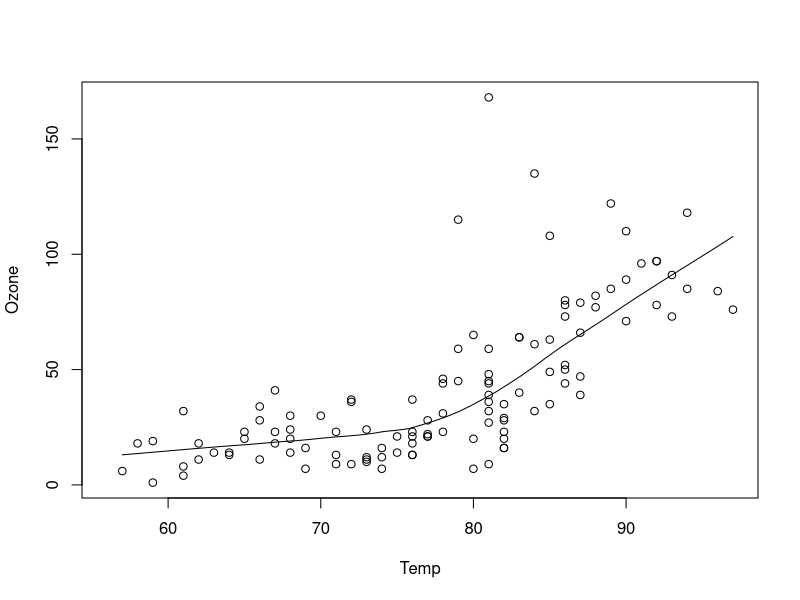
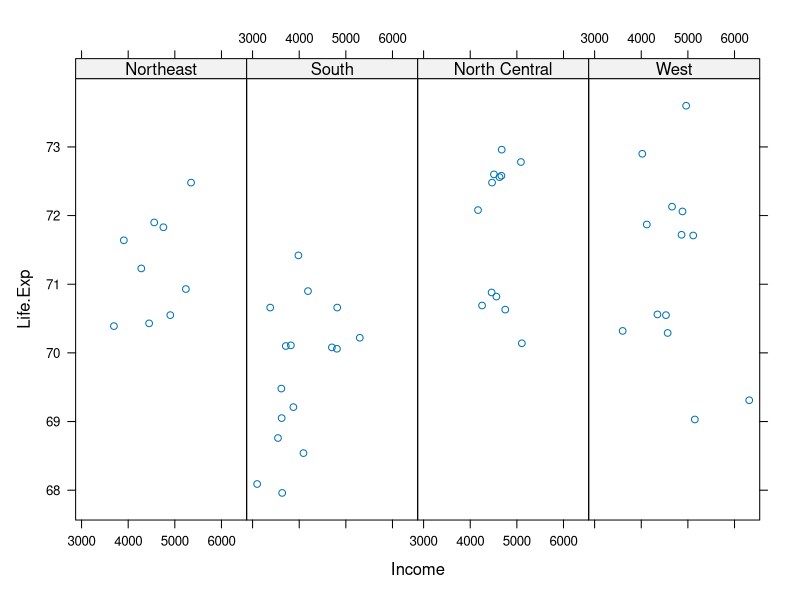
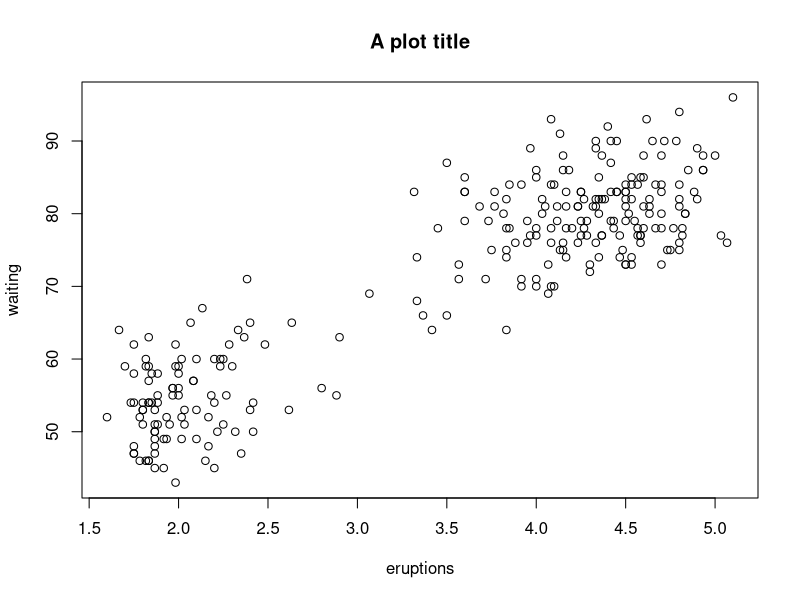
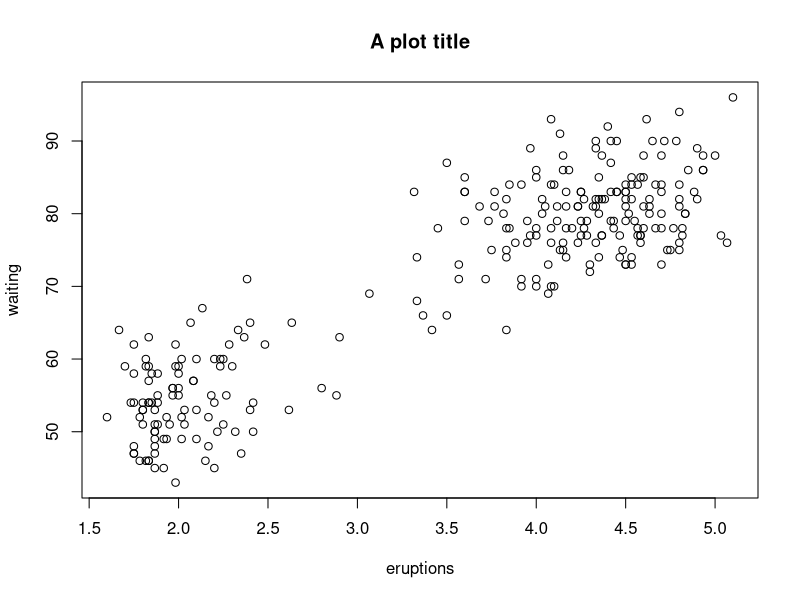

Write R code to recreate these figures, in order.
## ---- chunk 1
knitr::opts_chunk$set(echo = TRUE)
## ---- chunk 2
# Base plotting system
## Try a scatterplot to see the trend with airquality dataset
data(airquality)
with(airquality, {
         plot(Temp, Ozone)
         lines(loess.smooth(Temp, Ozone)) })

## ---- chunk 3
# Lattice System
## Load the library
library(lattice)

# Try a lattice plot with the relationship between life expectancy and income
state <- data.frame(state.x77, region = state.region)
xyplot(Life.Exp ~ Income | region, data = state, layout = c(4, 1))

## ---- chunk 4
# Create a plot
## Make plot appear on screen device
with(faithful, plot(eruptions, waiting)) 

## Name a title
title(main = "A plot title")  

## ---- chunk 5
# Copy plots
## Load the library
library(datasets)

## Create a plot
with(faithful, plot(eruptions, waiting)) 
title(main = "A plot title")  

## Copy the plot to a PNG file
dev.copy(png, file = "testing.png")  

## Close the PNG
dev.off()


## ---- chunk 6
# Data Sampling
## Create a clean sample
sample(1:500, 10)

## seed value
set.seed(211)

## extract rows from a mtcars dataset
set.seed(123)
index<-sample(1:nrow(mtcars), 5)
mtcars[index,]

### Class practice
library(dplyr)
set.seed(1)
sample_iris <- iris %>%
  group_by(Species) %>%
  sample_n(10)

